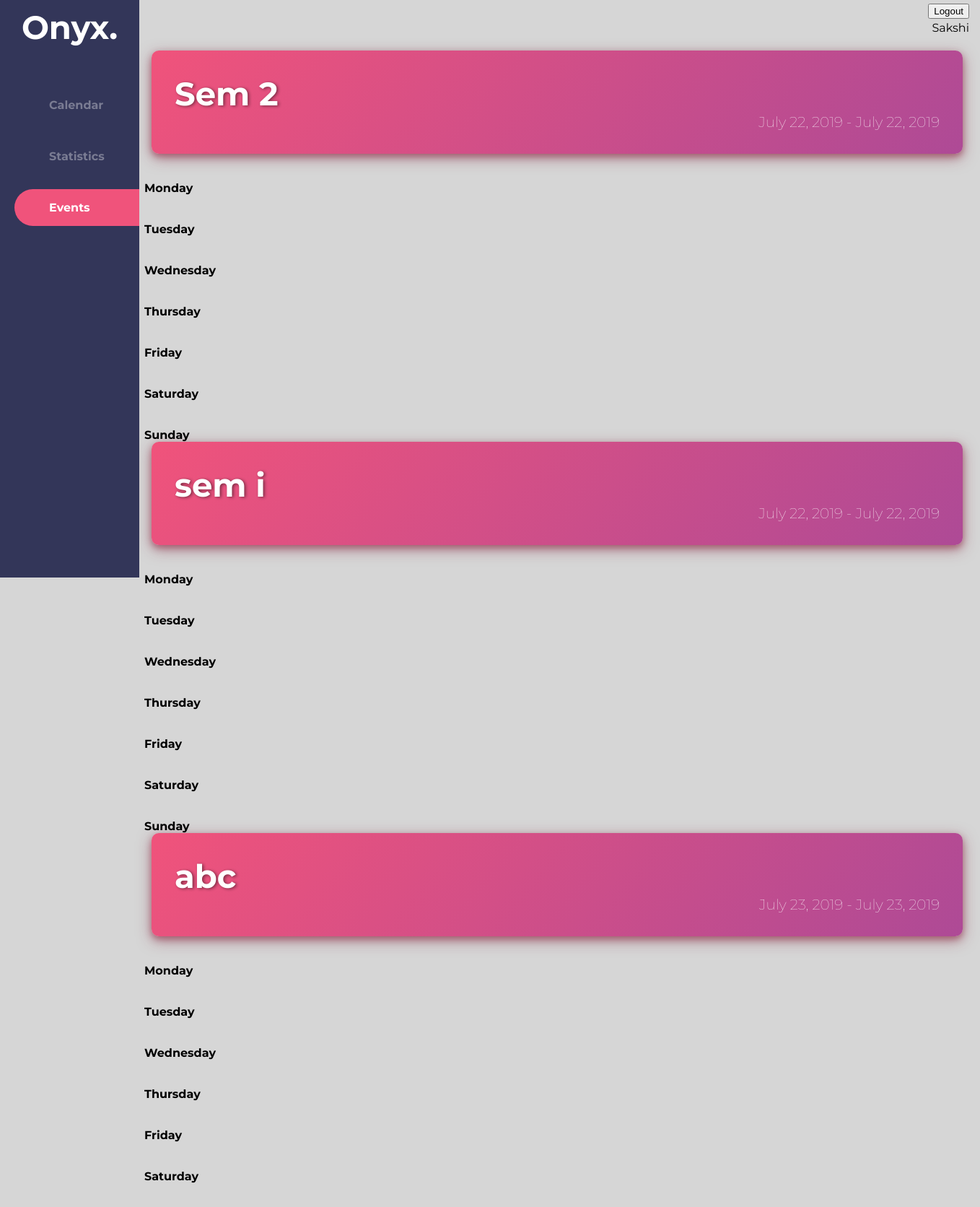
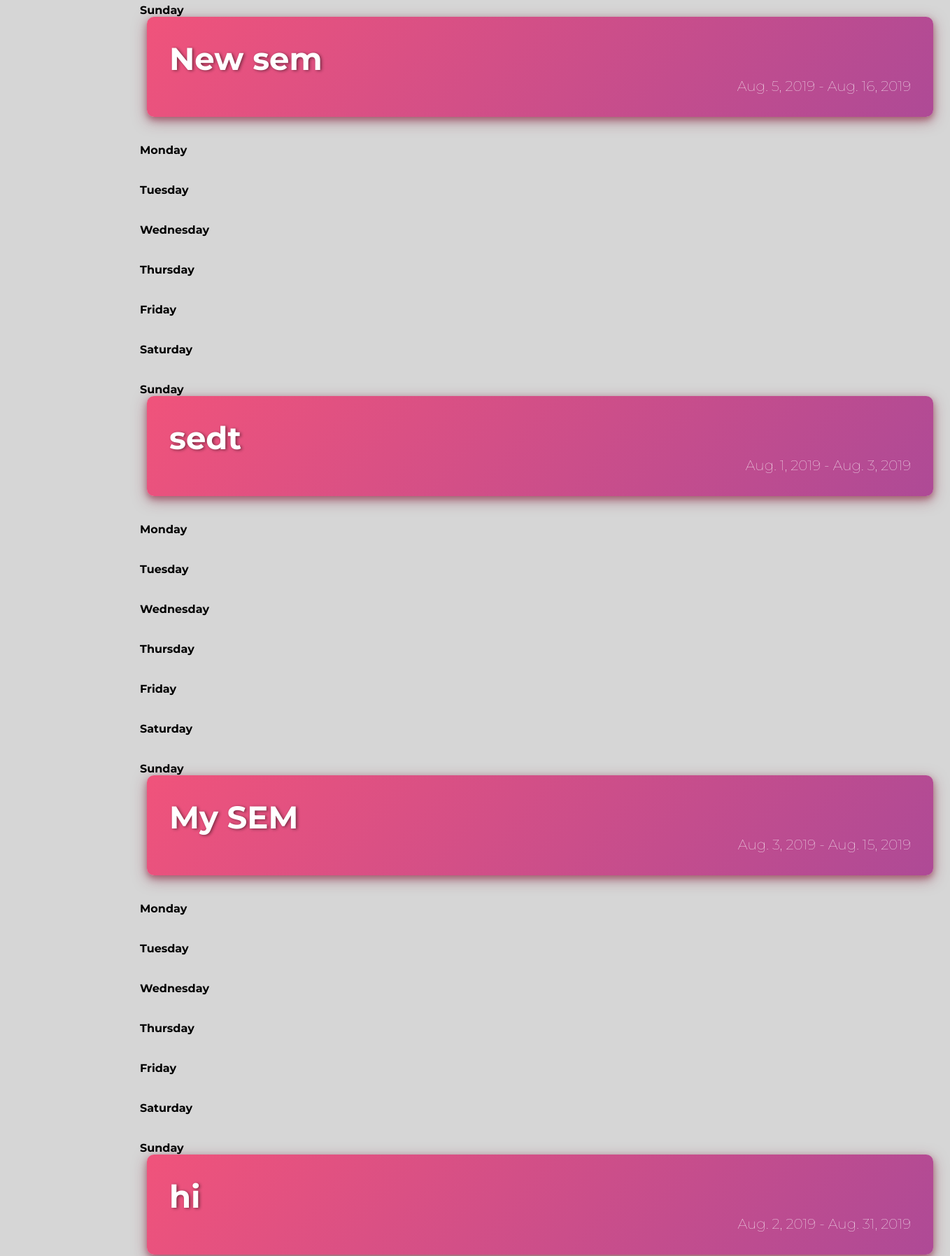
/semesters/tt/ (signed in, upper part), run on the app's committed database (2 pictures, top to bottom).
### seminfo/models.py (models this page shows, shortened)
class Semester(models.Model):
    user = models.ForeignKey(User, on_delete=models.CASCADE,null=True,related_name="semester")
    name = models.CharField(max_length=20)
    start_date = models.DateField(default=datetime.date.today)
    last_date = models.DateField(default=datetime.date.today)
    min_attendance = models.IntegerField(default=75)

### seminfo/views.py (the view)
# urls.py: path('tt/',views.timetable,name="timetable"),
def timetable(request):
    username = None
    if request.user.is_authenticated:
        username = request.user.get_username
        day_list = ['Monday','Tuesday','Wednesday','Thursday','Friday','Saturday','Sunday']
        days = request.user.day.all()
        sems = request.user.semester.all()
        return render(request,"events.1.html",{'days':days,'sems': sems,'username':username,'dl':day_list})
    else:
        return HttpResponseRedirect("../../accounts/login")

### templates/events.1.html (shortened to what this page needs)
{% load static %}
<!DOCTYPE html>
<html>
<head>
    <link rel="stylesheet" type="text/css" href="{% static 'styles/events.css' %}">
</head>
<body>
    <aside class="sticky">
        <div>
        <figure>
            <figcaption>Onyx.</figcaption>
        </figure>
        </div>
        <div>
        <nav >
            <ul>
                <li ><a href="#">Calendar</a></li>
                <li><a href="../"  >Statistics</a></li>
                <li><a href="#" class="active">Events</a></li>
            </ul>
        </nav>
        </div>
    </aside>
    <div class="bar">
    <form method="POST" action="{% url 'accounts:user_logout' %}">
    <input type="submit" value="Logout">
    </form>
    {{username}}
    </div>
    <main>
        {% for sem in sems %}
        <div class="banner">
            <h3>{{sem.name}}</h3>
            <h6>{{sem.start_date}} - {{sem.last_date}}</h6>
        </div>
        <div>
        {% for d in dl %}
        <br>
        <br>
        <b>{{d}}</b>
        <br>
        {% endfor %}
        </div>
        {% endfor %}
    </main>
</body>
</html>

### static/styles/events.css (style rules this page uses)
body,html { height: calc(100% -2em); margin: 0; font-family: 'Montserrat', sans-serif; }
body { background: rgb(214, 214, 214); display: grid; grid-template-columns: 1060px; }
aside { background: #333659; display: grid; grid-template-columns: auto; grid-template-rows: 100px auto; padding: 2em; margin: 0; padding:0; top: 0; left: 0; width: 193px; height: 100vh; }
figure { margin: 0; padding: 5; }
figcaption { font-size: 45px; font-weight: bold; color: #fff; text-align: center; padding: 10px; }
div { width: 100%; }
nav { position: absolute; display: block; margin: 0; padding: 0; left: 0; height: 100%; }
ul { display: block; margin-top: 2em; list-style-type: none; margin: 0; padding: 0; position: relative; width: 100%; }
ul li a { font-weight: bold; text-decoration: none; display: grid; grid-template-columns: auto; padding: 1em 3em; margin: 20px; color: rgba(255,255,255,.35); transition: all 0.05s ease-in-out; }
.active { background: rgb(240,83,123); border-top-left-radius: 40px; border-bottom-left-radius: 40px; color: rgba(255, 255, 255, 100) !important; }
main { margin: 15px 200px; width: 100%; }
.bar { display: grid; grid-template-rows: auto; margin: 0px 193px; width: 1145px; height: 45px; padding: 5px 5px; text-align: right; }
.banner { background: rgb(131,58,180); background: linear-gradient(310deg, rgba(131,58,180,1) 0%, rgba(174,74,150,1) 0%, rgba(240,83,123,1) 100%, rgba(252,176,69,1) 100%); box-shadow: 0 4px 8px 0 rgba(146, 47, 73, 0.5), 0 6px 20px 0 rgba(138, 39, 65, 0.5); padding: 2em 2em; margin: 0px 10px; border-radius: 10px; color: #fff; width: 100%; }
h3 { padding: 0; margin: 0; font-size: 45px; font-weight: bold; text-shadow: #333659; text-shadow: 2px 1px 4px rgba(0, 0, 0, 0.47); }
h6 { padding: 0; margin: 0; font-size: 20px; text-align: right; font-weight: lighter; }
.sticky { overflow: hidden; position: fixed; }

### data on the page
Semester: name "Sem 2", start_date "July 22, 2019", last_date "July 22, 2019", dl "Monday" "Tuesday" "Wednesday" "Thursday" "Friday" "Saturday" "Sunday"
Semester: name "sem i", start_date "July 22, 2019", last_date "July 22, 2019", dl "Monday" "Tuesday" "Wednesday" "Thursday" "Friday" "Saturday" "Sunday"
Semester: name "abc", start_date "July 23, 2019", last_date "July 23, 2019", dl "Monday" "Tuesday" "Wednesday" "Thursday" "Friday" "Saturday" "Sunday"
Semester: name "New sem", start_date "Aug. 5, 2019", last_date "Aug. 16, 2019", dl "Monday" "Tuesday" "Wednesday" "Thursday" "Friday" "Saturday" "Sunday"
Semester: name "sedt", start_date "Aug. 1, 2019", last_date "Aug. 3, 2019", dl "Monday" "Tuesday" "Wednesday" "Thursday" "Friday" "Saturday" "Sunday"
Semester: name "My SEM", start_date "Aug. 3, 2019", last_date "Aug. 15, 2019", dl "Monday" "Tuesday" "Wednesday" "Thursday" "Friday" "Saturday" "Sunday"
Semester: name "hi", start_date "Aug. 2, 2019", last_date "Aug. 31, 2019"

### other printed values
{{ username }} "Sakshi"
